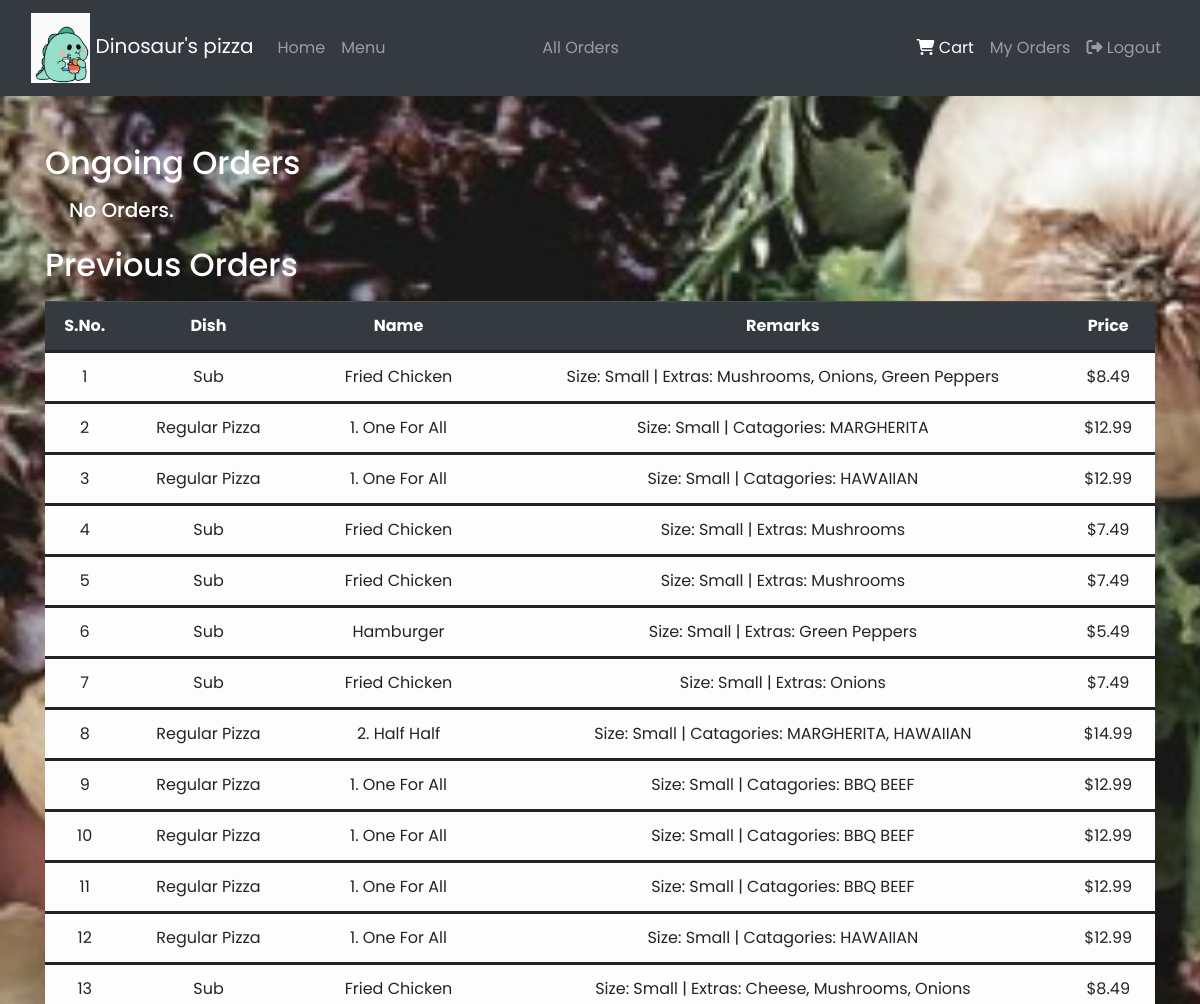
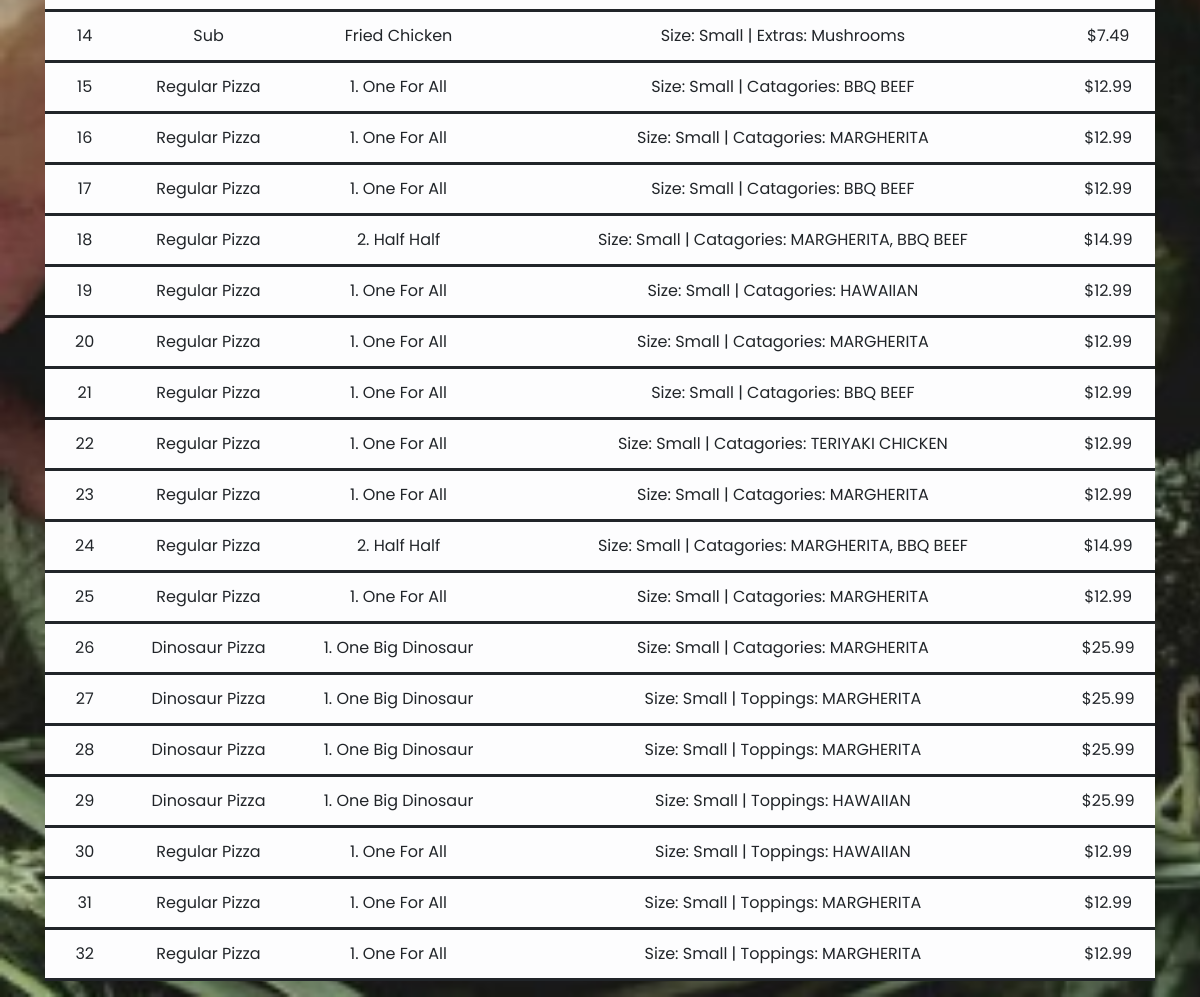
Screenshot of /myorders/ (signed in) with the database file from the repository (2 pictures, top to bottom).
### orders/models.py (models this page shows, shortened)
class Orders(models.Model):
    username = models.CharField(max_length=32)
    dishtype = models.CharField(max_length=32)
    dishname = models.CharField(max_length=32)
    price = models.DecimalField(max_digits=5, decimal_places=2, help_text='Price in US dollars')
    remarks = models.TextField()
    status = models.CharField(max_length=32)

### orders/views.py (the view)
# urls.py: path("myorders/", views.myorders, name="myorders"),
@login_required
def myorders(request):
    ongoing_orders = Orders.objects.filter(username = request.user.username).filter(status = 'Paid').order_by('id').reverse()
    previous_orders = Orders.objects.filter(username = request.user.username).filter(status = 'Delivered').order_by('id').reverse()
    context = {
        "ongoing_orders" : ongoing_orders,
        "previous_orders" : previous_orders,
    }
    return render(request, "orders/myorders.html", context)

### orders/templates/orders/myorders.html (shortened to what this page needs)
{% extends "orders/base.html" %}
{% block content %}
    <div class="container pt-5">
        <h2 class="text-white mb-3"> Ongoing Orders </h2>
        {% if ongoing_orders %}
        <table class="table table-hover table-light">
            <thead class="thead-dark">
                <tr>
                    <th>S.No.</th>
                    <th>Dish</th>
                    <th>Name</th>
                    <th>Remarks</th>
                    <th>Price</th>
                </tr>
            </thead>
            <tbody>
                {% for order in ongoing_orders %}
                <tr>
                    <td>{{ forloop.counter }}</td>
                    <td>{{ order.dishtype }}</td>
                    <td>{{ order.dishname }}</td>
                    <td>{{ order.remarks }}</td>
                    <td>${{ order.price }}</td>
                </tr>
                {% endfor %}
            </tbody>
        </table>
        {% else %}
        <h5 class="text-white ml-4"> No Orders. </h5>
        {% endif %}
        <h2 class="text-white pt-3 mb-3"> Previous Orders </h2>
        {% if previous_orders %}
        <table class="table table-hover table-light">
            <thead class="thead-dark">
                <tr>
                    <th>S.No.</th>
                    <th>Dish</th>
                    <th>Name</th>
                    <th>Remarks</th>
                    <th>Price</th>
                </tr>
            </thead>
            <tbody>
                {% for order in previous_orders %}
                <tr>
                    <td>{{ forloop.counter }}</td>
                    <td>{{ order.dishtype }}</td>
                    <td>{{ order.dishname }}</td>
                    <td>{{ order.remarks }}</td>
                    <td>${{ order.price }}</td>
                </tr>
                {% endfor %}
            </tbody>
        </table>
        {% else %}
        <h5 class="text-white ml-4"> No Orders. </h5>
        {% endif %}
    </div>
{% endblock %}

### orders/static/orders/styles.css (style rules this page uses)
body { background-image: url('pizza-image.jpg'); background-repeat: no-repeat; background-attachment: fixed; background-size: cover; font-family: Poppins, sans-serif; }
.table tr { border-bottom: solid; }
.table tr, .table th { text-align: center; }

### rows the page displays
Orders: dishtype "Sub", dishname "Fried Chicken", remarks "Size: Small | Extras: Mushrooms, Onions, Green Peppers", price "8.49"
Orders: dishtype "Regular Pizza", dishname "1. One For All", remarks "Size: Small | Catagories: MARGHERITA", price "12.99"
Orders: dishtype "Regular Pizza", dishname "1. One For All", remarks "Size: Small | Catagories: HAWAIIAN", price "12.99"
Orders: dishtype "Sub", dishname "Fried Chicken", remarks "Size: Small | Extras: Mushrooms", price "7.49"
Orders: dishtype "Sub", dishname "Fried Chicken", remarks "Size: Small | Extras: Mushrooms", price "7.49"
Orders: dishtype "Sub", dishname "Hamburger", remarks "Size: Small | Extras: Green Peppers", price "5.49"
Orders: dishtype "Sub", dishname "Fried Chicken", remarks "Size: Small | Extras: Onions", price "7.49"
Orders: dishtype "Regular Pizza", dishname "2. Half Half", remarks "Size: Small | Catagories: MARGHERITA, HAWAIIAN", price "14.99"
Orders: dishtype "Regular Pizza", dishname "1. One For All", remarks "Size: Small | Catagories: BBQ BEEF", price "12.99"
Orders: dishtype "Regular Pizza", dishname "1. One For All", remarks "Size: Small | Catagories: BBQ BEEF", price "12.99"
Orders: dishtype "Regular Pizza", dishname "1. One For All", remarks "Size: Small | Catagories: BBQ BEEF", price "12.99"
Orders: dishtype "Regular Pizza", dishname "1. One For All", remarks "Size: Small | Catagories: HAWAIIAN", price "12.99"
Orders: dishtype "Sub", dishname "Fried Chicken", remarks "Size: Small | Extras: Cheese, Mushrooms, Onions", price "8.49"
Orders: dishtype "Sub", dishname "Fried Chicken", remarks "Size: Small | Extras: Mushrooms", price "7.49"
Orders: dishtype "Regular Pizza", dishname "1. One For All", remarks "Size: Small | Catagories: BBQ BEEF", price "12.99"
Orders: dishtype "Regular Pizza", dishname "1. One For All", remarks "Size: Small | Catagories: MARGHERITA", price "12.99"
Orders: dishtype "Regular Pizza", dishname "1. One For All", remarks "Size: Small | Catagories: BBQ BEEF", price "12.99"
Orders: dishtype "Regular Pizza", dishname "2. Half Half", remarks "Size: Small | Catagories: MARGHERITA, BBQ BEEF", price "14.99"
Orders: dishtype "Regular Pizza", dishname "1. One For All", remarks "Size: Small | Catagories: HAWAIIAN", price "12.99"
Orders: dishtype "Regular Pizza", dishname "1. One For All", remarks "Size: Small | Catagories: MARGHERITA", price "12.99"
Orders: dishtype "Regular Pizza", dishname "1. One For All", remarks "Size: Small | Catagories: BBQ BEEF", price "12.99"
Orders: dishtype "Regular Pizza", dishname "1. One For All", remarks "Size: Small | Catagories: TERIYAKI CHICKEN", price "12.99"
Orders: dishtype "Regular Pizza", dishname "1. One For All", remarks "Size: Small | Catagories: MARGHERITA", price "12.99"
Orders: dishtype "Regular Pizza", dishname "2. Half Half", remarks "Size: Small | Catagories: MARGHERITA, BBQ BEEF", price "14.99"
Orders: dishtype "Regular Pizza", dishname "1. One For All", remarks "Size: Small | Catagories: MARGHERITA", price "12.99"
Orders: dishtype "Dinosaur Pizza", dishname "1. One Big Dinosaur", remarks "Size: Small | Catagories: MARGHERITA", price "25.99"
Orders: dishtype "Dinosaur Pizza", dishname "1. One Big Dinosaur", remarks "Size: Small | Toppings: MARGHERITA", price "25.99"
Orders: dishtype "Dinosaur Pizza", dishname "1. One Big Dinosaur", remarks "Size: Small | Toppings: MARGHERITA", price "25.99"
Orders: dishtype "Dinosaur Pizza", dishname "1. One Big Dinosaur", remarks "Size: Small | Toppings: HAWAIIAN", price "25.99"
Orders: dishtype "Regular Pizza", dishname "1. One For All", remarks "Size: Small | Toppings: HAWAIIAN", price "12.99"
Orders: dishtype "Regular Pizza", dishname "1. One For All", remarks "Size: Small | Toppings: MARGHERITA", price "12.99"
Orders: dishtype "Regular Pizza", dishname "1. One For All", remarks "Size: Small | Toppings: MARGHERITA", price "12.99"
